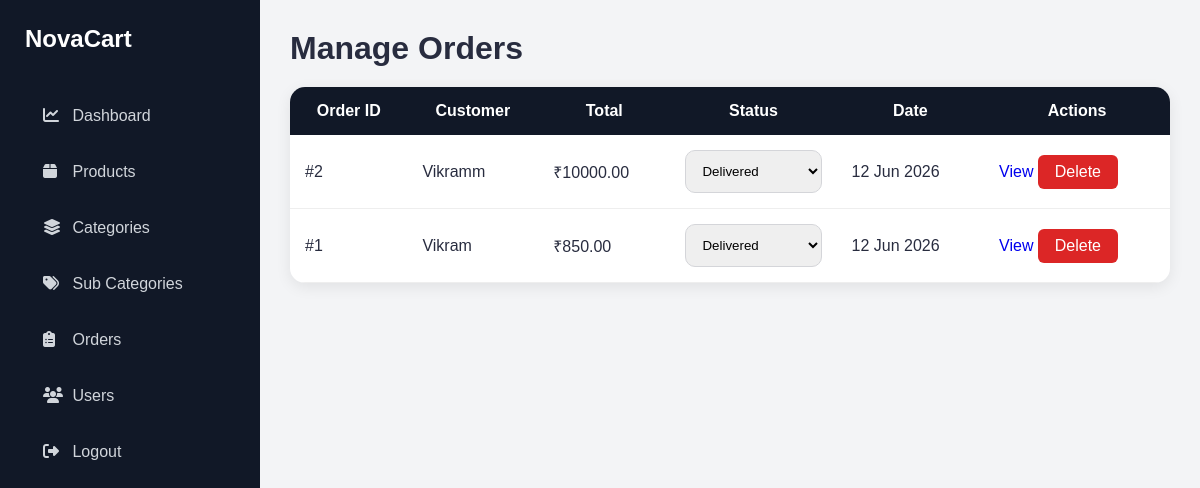
Page /dashboard/orders/ (signed in) on the earlier database version.
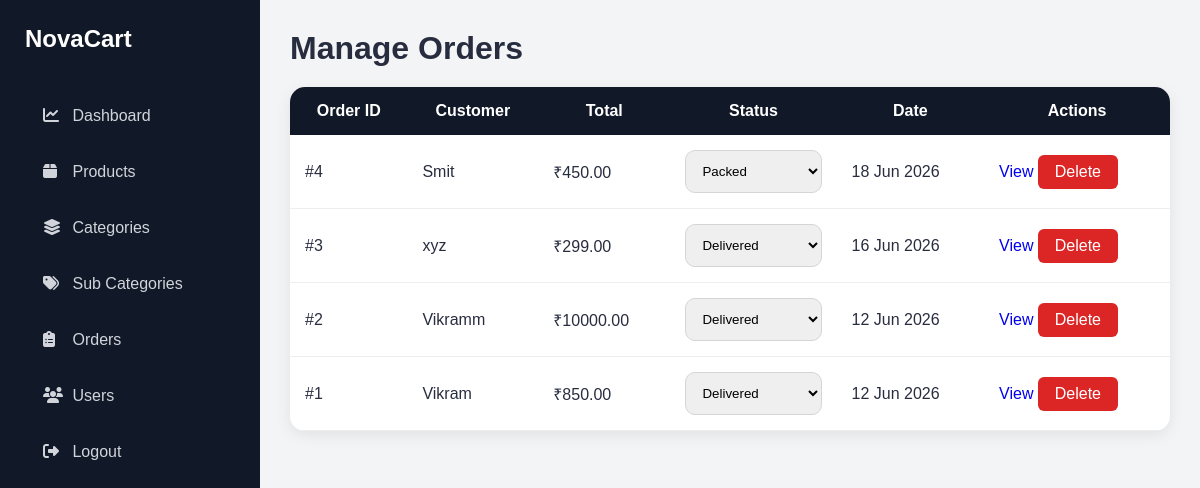
Same page on the later database version.
### order/models.py (models this page shows, shortened)
class Order(models.Model):
    PAYMENT_CHOICES = (
        ('COD', 'Cash On Delivery'),
    )
    STATUS_CHOICES = (
        ('Pending', 'Pending'),
        ('Packed', 'Packed'),
        ('Shipped', 'Shipped'),
        ('Delivered', 'Delivered'),
    )
    user = models.ForeignKey(
        User,
        on_delete=models.CASCADE
    )
    full_name = models.CharField(
        max_length=100
    )
    phone = models.CharField(
        max_length=15
    )
    address = models.TextField()
    city = models.CharField(
        max_length=100
    )
    state = models.CharField(
        max_length=100
    )
    pincode = models.CharField(
        max_length=10
    )
    payment_method = models.CharField(
        max_length=20,
        choices=PAYMENT_CHOICES,
        default='COD'
    )
    total_price = models.DecimalField(
        max_digits=10,
        decimal_places=2
    )
    is_paid = models.BooleanField(
        default=False
    )
    status = models.CharField(
        max_length=20,
        choices=STATUS_CHOICES,
        default='Pending'
    )
    created_at = models.DateTimeField(
        auto_now_add=True
    )

### dashboard/views.py (the view)
@login_required
def admin_orders(request):
    if not request.user.is_staff:
        return redirect('profile')
    orders = Order.objects.all().order_by(
        '-created_at'
    )
    return render(
        request,
        'admin_orders.html',
        {
            'orders': orders
        }
    )

### store/context_processors.py (called while the page is built)
def categories_processor(request):
    return {
        'categories': Categories.objects.all()
    }

### templates/admin_orders.html (shortened to what this page needs)
{% extends 'dashboard_base.html' %}
{% block content %}
<div class="admin-header">
<h1>
    Manage Orders
</h1>
</div>
<div class="admin-table">
<table>
    <thead>
        <tr>
            <th>Order ID</th>
            <th>Customer</th>
            <th>Total</th>
            <th>Status</th>
            <th>Date</th>
            <th>Actions</th>
        </tr>
    </thead>
    <tbody>
        {% for order in orders %}
        <tr>
            <td>
                #{{ order.id }}
            </td>
            <td>
                {{ order.full_name }}
            </td>
            <td>
                ₹{{ order.total_price }}
            </td>
            <td>
                <form method="POST"
                      action="{% url 'update_order_status' order.id %}">
                    <select
                        name="status"
                        class="status-select"
                        onchange="this.form.submit()">
                        <option value="Packed"
                        {% if order.status == 'Packed' %}
                        selected
                        {% endif %}>
                            Packed
                        </option>
                        <option value="Delivered"
                        {% if order.status == 'Delivered' %}
                        selected
                        {% endif %}>
                            Delivered
                        </option>
                    </select>
                </form>
            </td>
            <td>
                {{ order.created_at|date:"d M Y" }}
            </td>
            <td>
                <a href="{% url 'order_details' order.id %}"
                   class="view-btn">
                    View
                </a>
                <a href="{% url 'delete_order' order.id %}"
                   class="delete-btn"
                   onclick="return confirm('Delete this order?')">
                    Delete
                </a>
            </td>
        </tr>
        {% empty %}
        <tr>
            <td colspan="6">
                No Orders Found
            </td>
        </tr>
        {% endfor %}
    </tbody>
</table>
</div>
{% endblock %}

Differences in the rows shown:
added Order: id "4", full_name "Smit", total_price "450.00", status "Packed", created_at "18 Jun 2026"
added Order: id "3", full_name "xyz", total_price "299.00", status "Delivered", created_at "16 Jun 2026"
